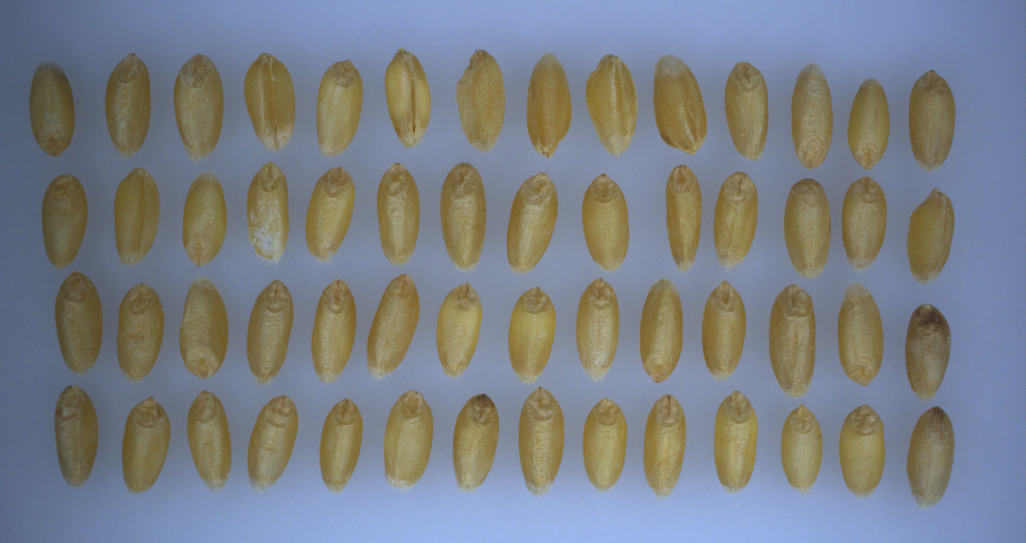
#> input picture Basic level image processing/c9_Bitwise_Operators/Resim2_Coklu_Bugday.png, 1026 x 543 px
$ python K10_5_Bitwise_AND_Bugday_RENKLI.py
#> lines starting #> are read from the running program, lines starting #| are printed output that depends on the picture
# -*- coding: utf-8 -*-
"""
Created on Fri Mar 24 09:10:19 2023

@author: MUOZIC
"""

import cv2

# İlk görüntüyü yükle
img1 = cv2.imread('Resim2_Coklu_Bugday.png')
#> img1 is the input picture: shape (543, 1026, 3); mean B, G, R 134.1, 128.1, 123.2

# İkinci görüntüyü yükle
img2 = cv2.imread("Resim3_Bugday_Binary.png")
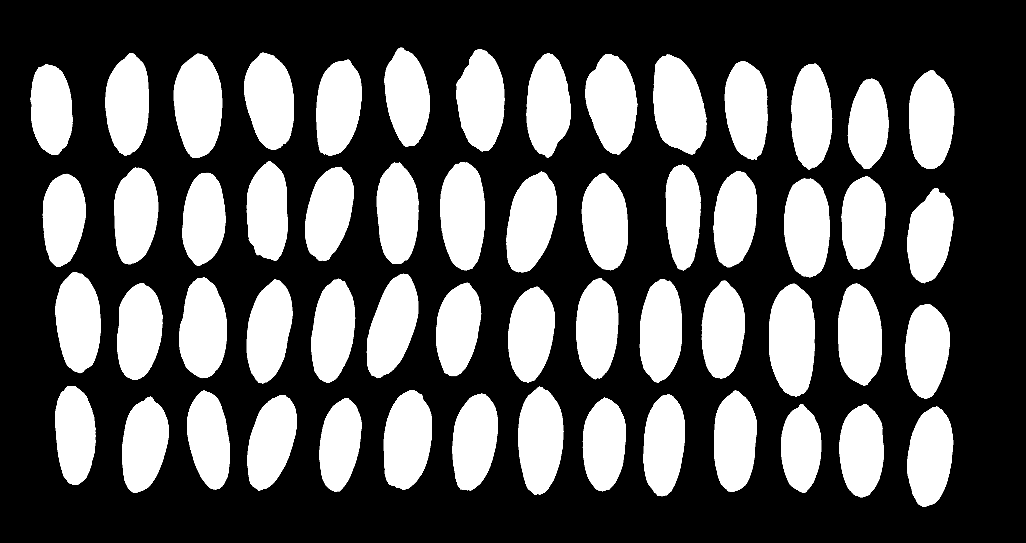
#> input picture Basic level image processing/c9_Bitwise_Operators/Resim3_Bugday_Binary.png, 1026 x 543 px
#> img2 is the input picture: shape (543, 1026, 3); min 0, max 255, mean 88.1

print("Veri Tipi IMG_1:"+str(img1.dtype))
#| Veri Tipi IMG_1:uint8
print("Veri Tipi IMG_2:"+str(img2.dtype))
#| Veri Tipi IMG_2:uint8

print("IMG1 Görüntü Boyutu:"+str(img1.shape))
#| IMG1 Görüntü Boyutu:(543, 1026, 3)
print("IMG2 Görüntü Boyutu:"+str(img2.shape))
#| IMG2 Görüntü Boyutu:(543, 1026, 3)


# İki görüntü arasında bit düzeyinde AND işlemi gerçekleştir
bit_and = cv2.bitwise_and(img2, img1)
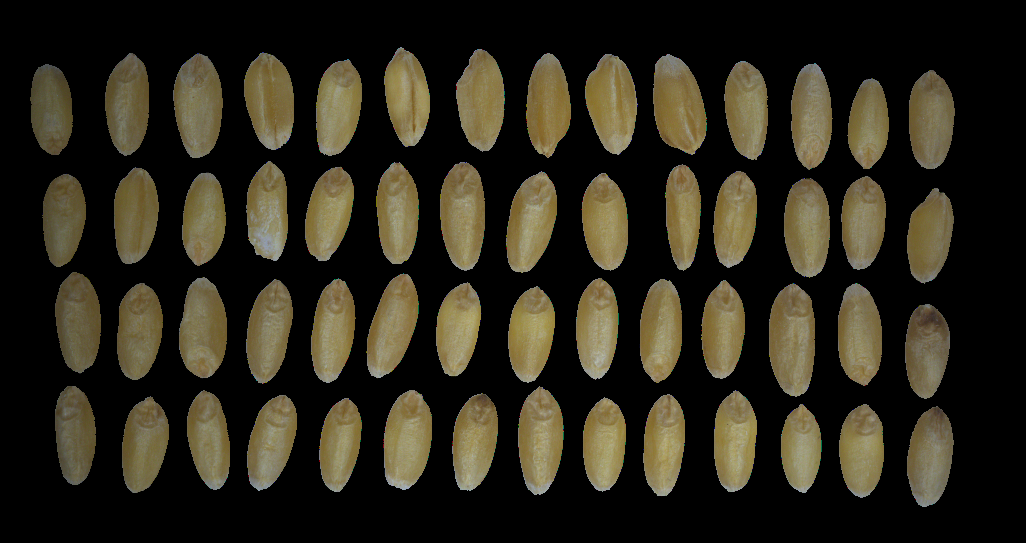
#> bit_and: shape (543, 1026, 3); mean B, G, R 27.5, 40.5, 44.8


# Görüntüleri göster
cv2.imshow("img1", img1)
cv2.imshow("img2", img2)
cv2.imshow("bitwise_and", bit_and)

cv2.waitKey(0)
cv2.destroyAllWindows()
